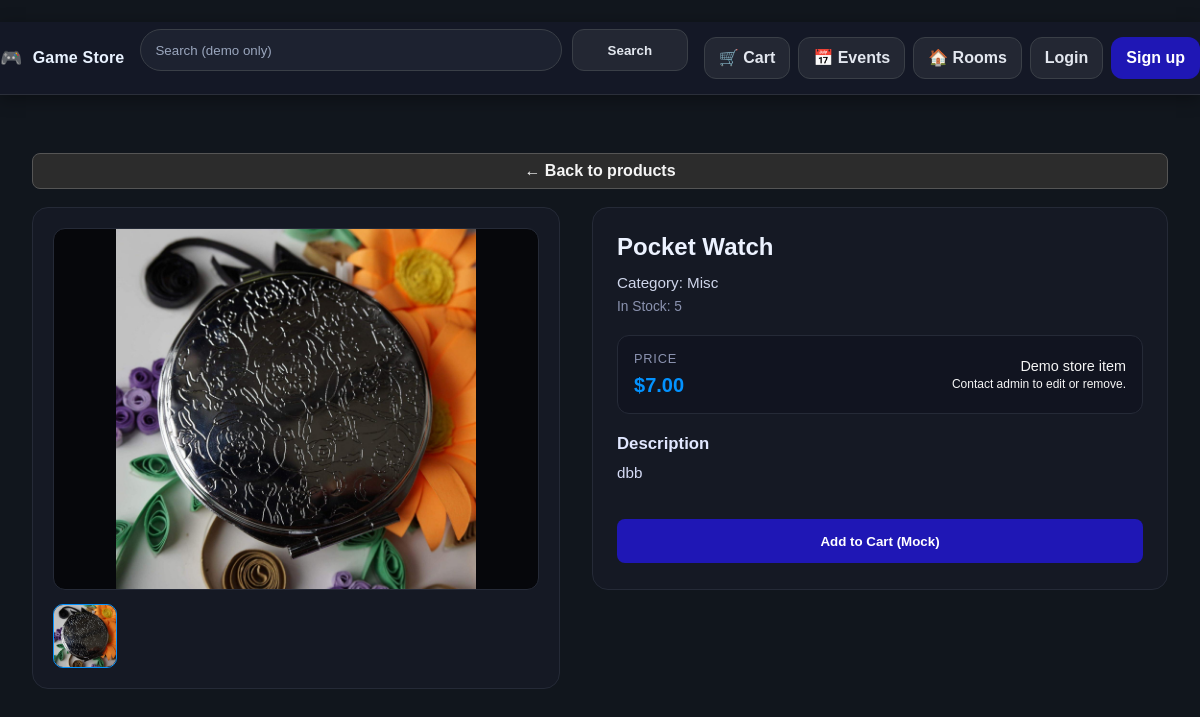
Page /product/321435/ on the committed database.
### catalog/models.py (models this page shows, shortened)
class Product(models.Model):
    name = models.CharField(max_length=180)
    slug = models.SlugField(unique=True)
    price = models.DecimalField(max_digits=10, decimal_places=2)
    inventory_qty = models.PositiveIntegerField(default=0)
    image = models.ImageField(upload_to="product_images/", blank=True, null=True)
    image_url = models.URLField(blank=True)
    description = models.TextField(blank=True)
    category = models.CharField(max_length=80, blank=True)

### catalog/views.py (the view)
# urls.py: path("product/<slug:slug>/", views.product_detail, name="product_detail"),
def product_detail(request, slug):
    product = get_object_or_404(Product, slug=slug)
    return render(request, "catalog/product_detail.html", {"product": product})

### templates/catalog/product_detail.html (shortened to what this page needs)
{% extends "base.html" %}
{% block content %}
  <section class="tt-detail-page">
    <p class="tt-back-btn">
      <a href="{% url 'product_list' %}" class="btn btn-sm btn-secondary">
        ← Back to products
      </a>
    </p>
    <div class="tt-detail-layout">
      <div class="tt-detail-media">
        <div class="tt-detail-image-wrap">
          {% if product.image %}
            <img src="{{ product.image.url }}"
                 alt="{{ product.name }}"
                 class="tt-detail-image" />
          {% elif product.image_url %}
            <img src="{{ product.image_url }}"
                 alt="{{ product.name }}"
                 class="tt-detail-image" />
          {% else %}
            <div class="tt-detail-image placeholder">
              No image uploaded for this product.
            </div>
          {% endif %}
        </div>
        <div class="tt-detail-thumbs">
          <div class="tt-detail-thumb active">
            {% if product.image %}
              <img src="{{ product.image.url }}" alt="{{ product.name }}">
            {% elif product.image_url %}
              <img src="{{ product.image_url }}" alt="{{ product.name }}">
            {% else %}
              <span>★</span>
            {% endif %}
          </div>
        </div>
      </div>
      <div class="tt-detail-info">
        <header class="tt-detail-header">
          <h1 class="tt-detail-title">{{ product.name }}</h1>
          <p class="tt-detail-seller">
            Category: {{ product.category|default:"Uncategorized" }}
          </p>
          <p class="tt-detail-meta">
            In Stock: {{ product.inventory_qty }}
          </p>
        </header>
        <div class="tt-detail-price-box">
          <div>
            <div class="tt-detail-price-label">Price</div>
            <div class="tt-detail-price">
              ${{ product.price }}
            </div>
          </div>
          <div class="tt-detail-end-time">
            <span>Demo store item</span><br>
            <small>Contact admin to edit or remove.</small>
          </div>
        </div>
        <section class="tt-detail-description">
          <h2>Description</h2>
          {% if product.description %}
            <p>{{ product.description|linebreaks }}</p>
          {% else %}
            <p>No description has been added for this product yet.</p>
          {% endif %}
        </section>
        <div class="tt-detail-actions">
          <button type="button" class="btn btn-primary">
            Add to Cart (Mock)
          </button>
        </div>
      </div>
    </div>
  </section>
{% endblock %}

### static/css/app.css (style rules this page uses)
:root { --tt-control-h: 42px; --tt-radius: 12px; --bg: #11161d; --panel: #3a3a3a; --ink: #f5f5f5; --muted: #cfcfcf; --blue: #0392ff; --indigo: #1f17b5; }
*, *::before, *::after { box-sizing: border-box; }
html, body { height: 100%; }
html { -webkit-text-size-adjust: 100%; }
body { margin: 0; background: var(--bg); color: var(--ink); font-family: Arial, Helvetica, sans-serif; line-height: 1.4; padding-top: 0 !important; }
a { color: var(--blue); text-decoration: none; }
.page-content > :first-child { margin-top: 0; }
.btn { display: inline-flex; align-items: center; justify-content: center; height: 44px; border-radius: 8px; font-weight: 600; cursor: pointer; text-decoration: none; transition: background-color .25s, border-color .25s, color .25s, transform .04s; border: 1px solid transparent; }
.btn-primary, .btn-secondary { width: 100%; }
.btn-primary { background-color: var(--indigo); color: #fff; margin-top: 16px; border: none; }
.btn-secondary { background: #2c2c2c; border: 1px solid #555; color: #f5f5f5; margin-top: 10px; }
.btn-sm { height:36px; padding:0 12px; }
.tt-detail-page { padding-top: 32px; padding-bottom: 48px; }
.tt-back-btn { margin-bottom: 18px; }
.tt-detail-layout { display: grid; grid-template-columns: minmax(0, 1.1fr) minmax(0, 1.2fr); gap: 32px; align-items: flex-start; }
.tt-detail-media { background: #151924; border-radius: 16px; border: 1px solid #252a37; padding: 20px; }
.tt-detail-image-wrap { border-radius: 12px; background: #06070b; border: 1px solid #252a37; display: flex; align-items: center; justify-content: center; min-height: 260px; overflow: hidden; }
.tt-detail-image { max-width: 100%; max-height: 360px; object-fit: contain; }
.tt-detail-thumbs { display: flex; gap: 10px; margin-top: 14px; }
.tt-detail-thumb { width: 64px; height: 64px; border-radius: 10px; border: 1px solid #252a37; background: #11141f; display: flex; align-items: center; justify-content: center; overflow: hidden; cursor: pointer; opacity: 0.75; }
.tt-detail-thumb.active { border-color: var(--blue); opacity: 1; }
.tt-detail-thumb img { width: 100%; height: 100%; object-fit: cover; }
.tt-detail-info { background: #151924; border-radius: 16px; border: 1px solid #252a37; padding: 22px 24px 26px; }
.tt-detail-header { margin-bottom: 18px; }
.tt-detail-title { margin: 0 0 8px; font-size: 1.5rem; color: #ecf2ff; }
.tt-detail-seller { margin: 0 0 4px; color: #cfd6eb; font-size: 0.95rem; }
.tt-detail-meta { margin: 0; color: #8b93b0; font-size: 0.86rem; }
.tt-detail-price-box { margin: 12px 0 18px; padding: 14px 16px; border-radius: 12px; background: #111420; border: 1px solid #252a37; display: flex; align-items: center; justify-content: space-between; gap: 16px; }
.tt-detail-price-label { font-size: 0.8rem; text-transform: uppercase; letter-spacing: 0.06em; color: #8b93b0; }
.tt-detail-price { font-size: 1.25rem; font-weight: 700; color: var(--blue); margin-top: 4px; }
.tt-detail-end-time { text-align: right; font-size: 0.9rem; }
.tt-detail-description h2 { font-size: 1.05rem; margin: 0 0 6px; color: #e1e7ff; }
.tt-detail-description p { margin: 0; font-size: 0.95rem; color: #d6dcf7; }
.tt-detail-actions { margin-top: 20px; display: flex; gap: 10px; }

### rows in the picture
Product: image (picture), name "Pocket Watch", category "Misc", inventory_qty "5", price "7.00", description "dbb"
